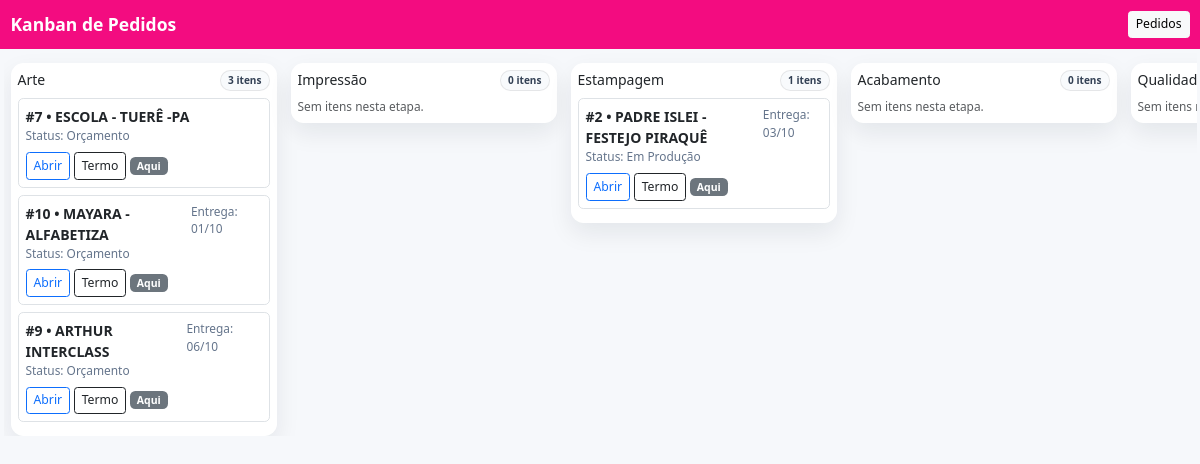
The page /kanban/ (signed in) on the database its author committed.
### camisas/models.py (models this page shows, shortened)
class Pedido(models.Model):
    STATUS = (
        ("ORC", "Orçamento"),
        ("PEN", "Pendente"),
        ("PROD", "Em Produção"),
        ("FAT", "Faturado/Entregue"),
        ("CANC", "Cancelado"),
    )
    ETAPA_PRODUCAO = [
        ("ARTE", "Arte"),
        ("IMPRESSAO", "Impressão"),
        ("ESTAMPAGEM", "Estampagem"),
        ("ACABAMENTO", "Acabamento"),
        ("QUALIDADE", "Qualidade"),
        ("ENTREGA", "Entrega"),
    ]
    empresa = models.ForeignKey("Empresa", on_delete=models.PROTECT, related_name="pedidos")
    cliente = models.ForeignKey("Cliente", on_delete=models.PROTECT, related_name="pedidos")
    criado_em = models.DateTimeField(default=timezone.now)
    status = models.CharField(max_length=4, choices=STATUS, default="ORC")
    etapa_producao = models.CharField(
        max_length=20,
        choices=ETAPA_PRODUCAO,
        default="ARTE",
        db_index=True,
        help_text="Etapa atual no fluxo de produção (Kanban)."
    )
    observacao = models.TextField(blank=True, null=True)
    desconto_percentual = models.DecimalField(max_digits=7, decimal_places=2, default=Decimal("0.00"))
    acrescimo_percentual = models.DecimalField(max_digits=7, decimal_places=2, default=Decimal("0.00"))
    data_entrega = models.DateField(blank=True, null=True, verbose_name="Data de entrega")
    orcamento_ocultar_total = models.BooleanField(
        default=False,
        help_text="Se marcado, esconde o bloco de totais e a coluna Subtotal no orçamento."
    )
    numero_orcamento = models.CharField(max_length=40, blank=True, null=True)
    validade = models.DateField(blank=True, null=True)
    condicoes = models.TextField(blank=True, null=True)
    arte = SafeImageField(upload_to=arte_upload_to, blank=True, null=True)
    APPROVAL_CHOICES = (("PEND", "Pendente"), ("APRV", "Aprovado"), ("REJ", "Recusado"))
    approval_token = models.CharField(max_length=64, unique=True, db_index=True, default=gen_approval_token, editable=False)
    approval_status = models.CharField(max_length=4, choices=APPROVAL_CHOICES, default="PEND")
    approval_decided_at = models.DateTimeField(blank=True, null=True)
    approval_decision_ip = models.GenericIPAddressField(blank=True, null=True)
    approval_name = models.CharField(max_length=120, blank=True, null=True)
    approval_email = models.EmailField(blank=True, null=True)
    approval_comment = models.TextField(blank=True, null=True)
    approval_signature = SafeImageField(upload_to="assinaturas/%Y/%m", blank=True, null=True)
    approval_user_agent = models.TextField(blank=True, default="")
    approval_timezone = models.CharField(max_length=64, blank=True, default="")
    approval_hash = models.CharField(max_length=64, blank=True, default="")
    ART_CHOICES = (("PEND", "Pendente"), ("APRV", "Aprovado"), ("REJ", "Recusado"))
    artwork_token = models.CharField(max_length=64, unique=True, db_index=True, default=gen_approval_token, editable=False)
    artwork_status = models.CharField(max_length=4, choices=ART_CHOICES, default="PEND")
    artwork_decided_at = models.DateTimeField(blank=True, null=True)
    artwork_decision_ip = models.GenericIPAddressField(blank=True, null=True)
    artwork_name = models.CharField(max_length=120, blank=True, null=True)
    artwork_email = models.EmailField(blank=True, null=True)
    artwork_comment = models.TextField(blank=True, null=True)
    artwork_signature = SafeImageField(upload_to="assinaturas/%Y/%m", blank=True, null=True)
    artwork_user_agent = models.TextField(blank=True, default="")
    artwork_timezone = models.CharField(max_length=64, blank=True, default="")
    artwork_hash = models.CharField(max_length=64, blank=True, default="")

class Cliente(models.Model):
    empresa = models.ForeignKey(Empresa, on_delete=models.PROTECT, related_name="clientes")
    nome = models.CharField(max_length=120)
    cpf_cnpj = models.CharField(max_length=20, blank=True, null=True)
    email = models.EmailField(blank=True, null=True)
    telefone = models.CharField(max_length=30, blank=True, null=True)
    endereco = models.CharField(max_length=180, blank=True, null=True)
    observacoes = models.TextField(blank=True, null=True)

### camisas/views.py (the view)
# urls.py: path("kanban/", views.kanban_pedidos, name="kanban_pedidos"),
@login_required
def kanban_pedidos(request):
    pedidos = (
        Pedido.objects
        .select_related("cliente")
        .order_by("data_entrega", "id")
    )
    bucket = defaultdict(list)
    for p in pedidos:
        bucket[p.etapa_producao].append(p)
    etapas = [
        {"key": key, "label": label, "pedidos": bucket.get(key, [])}
        for key, label in Pedido.ETAPA_PRODUCAO
    ]
    return render(request, "camisas/kanban.html", {"etapas": etapas})

### camisas/templates/camisas/kanban.html (shortened to what this page needs)
<!doctype html>
<html lang="pt-br">
<head>
  <link href="https://cdn.jsdelivr.net/npm/bootstrap@5.3.3/dist/css/bootstrap.min.css" rel="stylesheet"/>
</head>
<body>
<nav class="navbar nav-pro navbar-dark">
  <div class="container-fluid">
    <span class="navbar-brand fw-bold">Kanban de Pedidos</span>
    <div class="ms-auto d-flex gap-2">
      <a class="btn btn-sm btn-light" href="{% url 'camisas:pedido_list' %}">Pedidos</a>
    </div>
  </div>
</nav>
<main class="container-fluid py-3">
  <div class="row gy-3 gx-3 flex-nowrap" style="overflow-x:auto; overscroll-behavior-x: contain;">
    {% for col in etapas %}
      <div class="col col-kanban">
        <div class="card p-2">
          <div class="d-flex justify-content-between align-items-center mb-2">
            <h2 class="h6 m-0">{{ col.label }}</h2>
            <span class="pill">{{ col.pedidos|length }} itens</span>
          </div>
          {% for p in col.pedidos %}
            <div class="border rounded p-2 mb-2 bg-white">
              <div class="d-flex justify-content-between">
                <div class="fw-semibold">#{{ p.id }} • {{ p.cliente.nome }}</div>
                <div class="mini">
                  {% if p.data_entrega %}Entrega: {{ p.data_entrega|date:"d/m" }}{% endif %}
                </div>
              </div>
              <div class="mini">
                Status: {{ p.get_status_display }}
              </div>
              <div class="mt-2 d-flex gap-1 flex-wrap align-items-center">
                <a class="btn btn-sm btn-outline-primary" href="{% url 'camisas:pedido_update' p.pk %}">Abrir</a>
                <a class="btn btn-sm btn-outline-dark" href="{% url 'camisas:pedido_termo_recebimento' p.pk %}" target="_blank" rel="noopener">Termo</a>
                {% if p.etapa_producao != col.key %}
                  <form method="post"
                        action="{% url 'camisas:mudar_etapa_pedido' p.pk col.key %}"
                        class="d-inline js-move-form">
                    {% csrf_token %}
                    <button class="btn btn-sm btn-success" type="submit">
                      Mover para "{{ col.label }}"
                    </button>
                  </form>
                {% else %}
                  <span class="badge text-bg-secondary">Aqui</span>
                {% endif %}
              </div>
            </div>
          {% empty %}
            <div class="text-muted mini">Sem itens nesta etapa.</div>
          {% endfor %}
        </div>
      </div>
    {% endfor %}
  </div>
</main>
</body>
</html>

### camisas/templates/camisas/kanban.html (style rules this page uses)
:root { --ink:#0f172a;--muted:#64748b;--g1:#f30c80;--g2:#f30c80;--base-font:14px; }
html { font-size:var(--base-font); }
body { background:#f6f8fb;color:var(--ink); }
.nav-pro { background:linear-gradient(90deg,var(--g1),var(--g2)); }
.col-kanban { min-width:280px }
.card { border:none;box-shadow:0 10px 24px rgba(17,24,39,.08);border-radius:.9rem; }
.pill { display:inline-block;padding:.15rem .5rem;border-radius:999px;font-size:.72rem;font-weight:600;border:1px solid rgba(0,0,0,.08);background:#f8fafc;color:#334155 }
.mini { font-size:.85rem;color:var(--muted) }

### rows shown on the page
Pedido: id "7", cliente.nome "ESCOLA - TUERÊ -PA", status "Orçamento", etapa_producao "Aqui"
Pedido: id "10", cliente.nome "MAYARA - ALFABETIZA", data_entrega "01/10", status "Orçamento", etapa_producao "Aqui"
Pedido: id "9", cliente.nome "ARTHUR INTERCLASS", data_entrega "06/10", status "Orçamento", etapa_producao "Aqui"
Pedido: id "2", cliente.nome "PADRE ISLEI - FESTEJO PIRAQUÊ", data_entrega "03/10", status "Em Produção", etapa_producao "Aqui"

### other values the page prints
{{ col.label }} "Arte" "Impressão" "Estampagem" "Acabamento"
{{ col.pedidos|length }} "3" "0" "1" "0"
